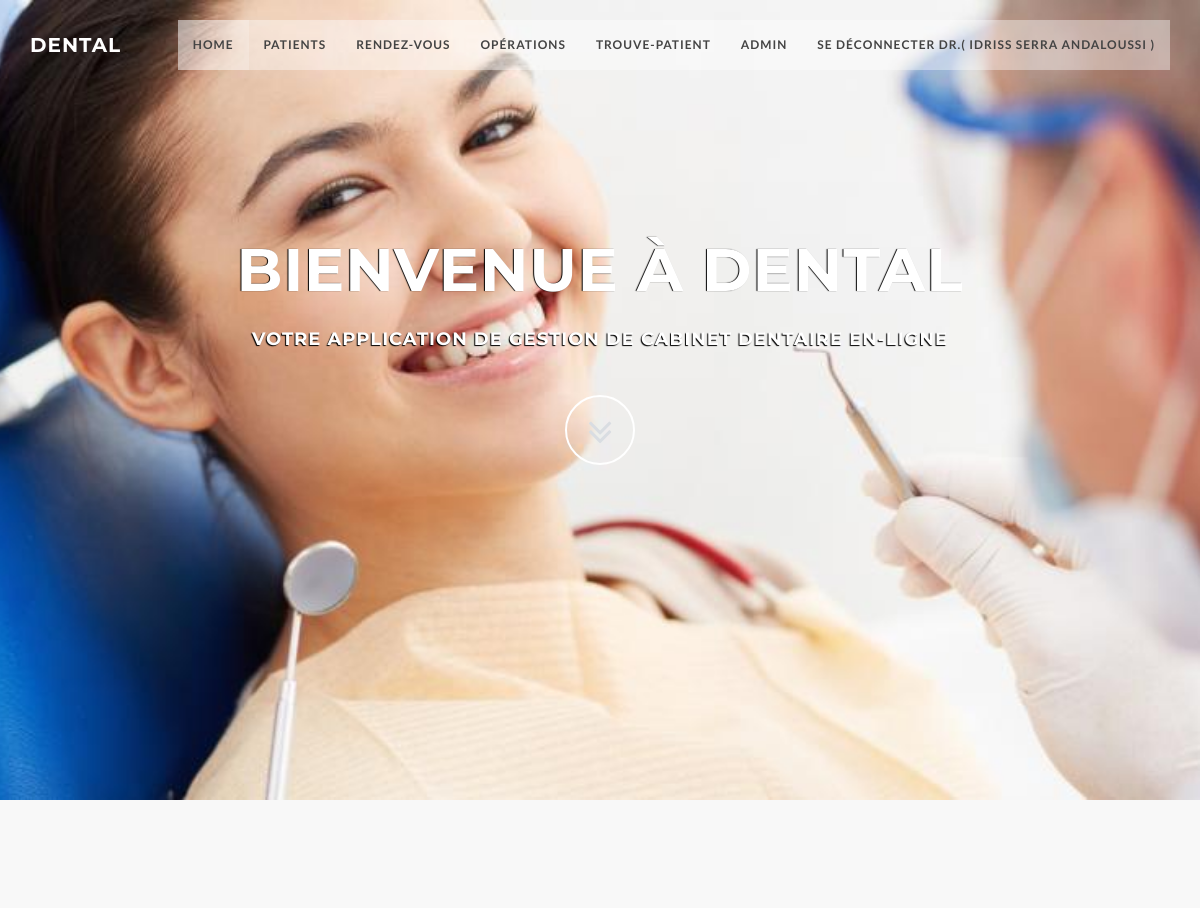
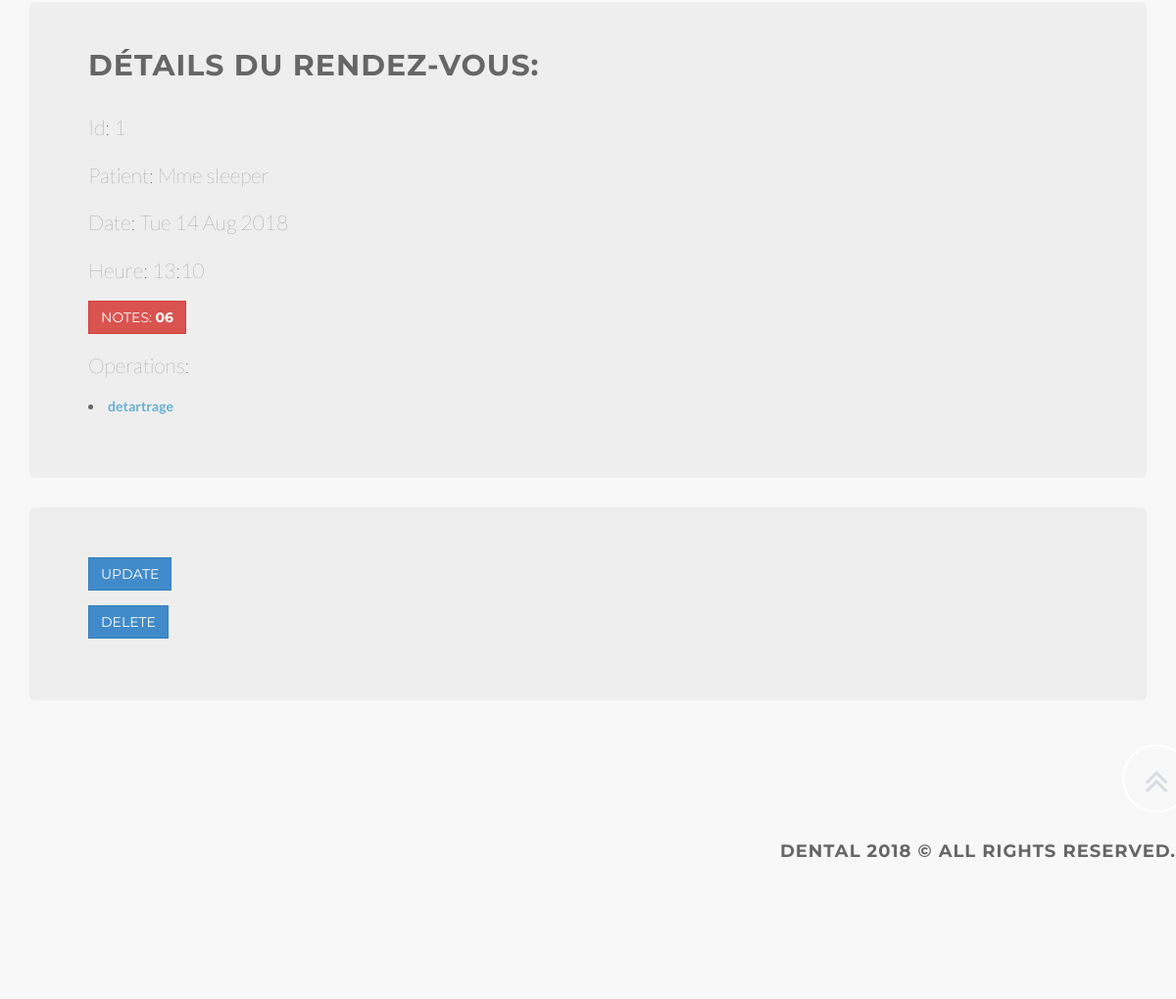
Screenshot of /accounts/app/1/ (signed in) with the database file from the repository (2 pictures, top to bottom).
### accounts/models.py (models this page shows, shortened)
class Appointment(models.Model):
    created_by = models.ForeignKey(User,related_name='appointments',on_delete=models.CASCADE)
    patient = models.ForeignKey(Patient,related_name='appointments',on_delete=models.CASCADE)
    day = models.DateField(blank=True, null=True)
    time = models.TimeField(blank=True, null=True)
    special = models.CharField(max_length=2000,default="06")
    position = models.IntegerField(null=True, blank=True,)

class Patient(models.Model):
    CIVILITY_CHOICES = (
        ('Mr', 'Mr.'),
        ('Mme', 'Mme.'),
    )
    fullname = models.CharField(max_length=200,unique=True, )
    created_by = models.ForeignKey(User,related_name='patients',on_delete=models.CASCADE)
    created_at = models.DateTimeField(auto_now_add=True,null=True, blank=True,)
    cin = models.CharField(max_length=200,unique=True, )
    civility = models.CharField(choices = CIVILITY_CHOICES,max_length=10,null=True, blank=True, )
    phone =  models.CharField(max_length=20,default="06",unique=True, )
    assurance = models.CharField(max_length=200,default="Aucune")
    profession = models.CharField(max_length=200,default="Aucune")
    special = models.CharField(max_length=2000,default="Aucune")
    profile_picture=models.ImageField(upload_to='pics/%Y/%m/%d/', blank=True, null=True)
    def __str__(self):
        return str(self.civility)+" "+(self.fullname)
        class Meta:
            ordering = ['-fullname']

class Operation(models.Model):
    OP_NAME_CHOICES = (
        ('detartrage', 'detartrage'),
        ('extraction', 'extraction'),
    )
    DENT_CHOICES = (
        ('11', '11'),
        ('12', '12'),
        ('13', '13'),
        ('14', '14'),
        ('15', '15'),
        ('16', '16'),
        ('17', '17'),
        ('18', '18'),
        ('21', '21'),
        ('22', '22'),
        ('23', '23'),
        ('24', '24'),
        ('25', '25'),
        ('26', '26'),
        ('27', '27'),
        ('28', '28'),
        ('31', '31'),
        ('32', '32'),
        ('33', '33'),
        ('34', '34'),
        ('35', '35'),
        ('36', '36'),
        ('37', '37'),
        ('38', '38'),
        ('41', '41'),
        ('42', '42'),
        ('43', '43'),
        ('44', '44'),
        ('45', '45'),
        ('46', '46'),
        ('47', '47'),
        ('48', '48'),
        ('1', '1'),
        ('2', '2'),
        ('3', '3'),
        ('4', '4'),
        ('1+2', '1+2'),
        ('3+4', '3+4'),
        ('tout', 'tout'),
    )
    created_by = models.ForeignKey(User,related_name='operations',on_delete=models.CASCADE)
    fullname = models.CharField(choices = OP_NAME_CHOICES,max_length=200,null=True, blank=True, )
    patient = models.ForeignKey(Patient,related_name='operations',on_delete=models.CASCADE)
    appointment = models.ForeignKey(Appointment,related_name='operations',on_delete=models.CASCADE)
    price = models.DecimalField(max_digits=6, decimal_places=2,null=True, blank=True,)
    advance = models.DecimalField(max_digits=6, decimal_places=2,null=True, blank=True,)
    rest = models.DecimalField(max_digits=6, decimal_places=2,null=True, blank=True,)
    day = models.DateTimeField(blank=True, null=True)
    time = models.TimeField(blank=True, null=True)
    special = models.CharField(max_length=2000,null=True, blank=True,default="06")
    dent  = models.CharField(choices = DENT_CHOICES,max_length=10,blank=True, null=True)
    def __str__(self):
        return self.fullname

### accounts/views.py (the view)
# urls.py: url(r'^app/(?P<pk>\d+)/$',views.AppointmentDetailView.as_view(),name='detailapp'),
class AppointmentDetailView(LoginRequiredMixin,DetailView):
    login_url = '/login/'
    redirect_field_name = 'login'
    context_object_name = 'appointment_details'
    model = models.Appointment
    template_name = 'accounts/appointment_detail.html'

### accounts/templates/accounts/appointment_detail.html (shortened to what this page needs)
{% extends "accounts/accounts_base.html" %}
{% block body_block %}
  <div class="jumbotron">
    <h2>Détails du Rendez-vous:</h2>
    <p>Id: {{appointment_details.id}}</p>
    <p>Patient: {{appointment_details.patient}}</p>
    <p>Date: {{appointment_details.day| date:"D d M Y"}}</p>
    <p>Heure: {{appointment_details.time|date:"G:i" }}</p>
    <p><div class="btn btn-danger" href= "#">Notes: <strong>{{appointment_details.special}}</strong></div></p>
      <p>Operations:
        <strong>{% for operation in appointment_details.operations.all %}
          <li><a href="{% url 'accounts:detailop' operation.id %}">{{ operation }}</a></li>
      {% endfor %}</strong></p>
      </div>
      </div>
  <div class="container">
  <div class="jumbotron">
  <p><a class='btn btn-primary' href="{% url 'accounts:updateapp' pk=appointment_details.pk %}">Update</a>                 <p>  </p>   <a class='btn btn-primary' href="{% url 'accounts:deleteapp' pk=appointment_details.pk %}">Delete</a></p>
</div>
{% endblock %}

### accounts/templates/accounts/accounts_base.html (shortened to what this page needs)
<!DOCTYPE html>
{% load staticfiles %}
{% load bootstrap3 %}
{% bootstrap_css %}
<html>
  <head>
    <link href="{% static 'css/bootstrap.min.css'%}" rel="stylesheet" type="text/css">
    <link href="{% static 'font-awesome/css/font-awesome.min.css'%}" rel="stylesheet" type="text/css">
    <link href="{% static 'css/animate.css'%}" rel="stylesheet" />
    <link href="{% static 'css/style.css'%}" rel="stylesheet">
    <link href="{% static 'color/default.css'%}" rel="stylesheet">
  </head>
  <body id="page-top" data-spy="scroll" data-target=".navbar-custom">
    <nav class="navbar navbar-custom navbar-fixed-top" role="navigation">
      <div class="container">
        <div class="navbar-header page-scroll">
          <a class="navbar-brand" href="/">
            <h1>Dental</h1>
          </a>
        </div>
        <div class="collapse navbar-collapse navbar-right navbar-main-collapse">
          <ul class="nav navbar-nav">
            <li class="active"><a href="#intro">Home</a></li>
            {% if user.is_authenticated %}
            <li><a href="{% url 'accounts:list' %}" >Patients</a></li>
            <li><a href="{% url 'accounts:listapp' %}" >Rendez-vous</a></li>
            <li><a href="{% url 'accounts:listop' %}" >Opérations</a></li>
            <li><a <a href="{% url 'accounts:results' %}" >Trouve-patient</a></li>
            <li><a href="{% url 'admin:index' %}" >Admin</a></li>
            <li><a href="{% url 'accounts:logout' %}" >Se déconnecter<strong> Dr.( {{ user.first_name }} {{ user.last_name }} )</strong></a></li>
            {% else %}
            <li><a href="{% url 'accounts:signup' %}" >S'inscrire</a></li>
            <li><a href="{% url 'accounts:login' %}" >Se connecter</a></li>
            <li><a href="{% url 'admin:index' %}" >Admin</a></li>
            {% endif %}
          </ul>
        </div>
      </div>
    </nav>
    <section id="intro" class="intro">
      <div class="slogan">
        <h2>Bienvenue à <span class="text_color">Dental</span> </h2>
        <h4>Votre application de gestion de cabinet dentaire en-ligne</h4>
      </div>
      <div class="page-scroll">
        <a href="#content" class="btn btn-circle">
  				<i class="fa fa-angle-double-down animated"></i>
  			</a>
      </div>
    </section>
     <section id="content" class="home-section bg-gray">
       <div class="row">
        <div class="container">
          {% block body_block %}
          {% endblock %}
        </div>
        <div class="row" align="right">
          <div class="col-md-12 col-lg-12">
            <div class="wow shake" data-wow-delay="0.4s">
              <div class="page-scroll marginbot-30">
                <a href="#intro" id="totop" class="btn btn-circle">
                <i class="fa fa-angle-double-up animated"></i>
              </a>
              </div>
            </div>
            </div>
          </div>
        </div>
        <div class="foo" align="right" >
          <h4>Dental 2018 &copy; All rights reserved.<h4>
        </div>
  </body>
</html>

### static/css/style.css (style rules this page uses)
body { width: 100%; height: 100%; font-family: 'Lato',sans-serif; font-weight: 300; color: #666; background-color: #fff; }
html { width: 100%; height: 100%; }
h1, h2, h3, h4, h5, h6 { margin: 0 0 30px; text-transform: uppercase; font-family: Montserrat,sans-serif; font-weight: 700; letter-spacing: 1px; }
p { margin: 0 0 20px; font-size: 16px; line-height: 1.6em; }
a { color: #28c3ab; -webkit-transition: all .2s ease-in-out; -moz-transition: all .2s ease-in-out; transition: all .2s ease-in-out; }
.navbar { margin-bottom: 0; border-bottom: 1px solid rgba(255,255,255,.3); }
.navbar-brand { font-weight: 700; }
.navbar-brand { height: 40px; padding: 5px 15px; font-size: 18px; line-height: 1em; }
.navbar-brand h1 { color: #fff; font-size: 20px; line-height: 40px; }
.nav.navbar-nav { background-color: rgba(255,255,255,.4); }
.navbar-custom ul.nav li a { font-size: 12px; letter-spacing: 1px; color: #444; text-transform: uppercase; font-weight: 700; }
.navbar-custom .nav li a { -webkit-transition: background .3s ease-in-out; -moz-transition: background .3s ease-in-out; transition: background .3s ease-in-out; }
.navbar-custom .nav li a:hover, .navbar-custom .nav li a:focus, .navbar-custom .nav li.active { outline: 0; background-color: rgba(255,255,255,.2); }
.marginbot-30 { margin-bottom:30px !important; }
.home-section { padding-top: 110px; padding-bottom: 110px; display:block; position:relative; z-index:120; }
.bg-gray { background: #f8f8f8; }
.intro { width:100%; position:relative; background: url(../img/bg1.jpg) no-repeat top center; background-size: cover; height: auto; }
#intro.intro { padding:20% 0 0 0; }
.intro .slogan { text-align: center; }
.intro .page-scroll { text-align: center; }
.intro .slogan h2 { color: #FFF; text-shadow: none; font-size: 60px; line-height: 60px; font-weight: 700; font-family: Montserrat, sans-serif; background-color: rgba(0, 0, 0, 0); text-decoration: none; text-transform: uppercase; border-width: 0px; border-color: #000; border-style: none; text-shadow: -1px 0 1px #000; }
.intro .slogan h4 { color: #fff; text-shadow: -1px 1px 1px #000; }
.btn { border-radius: 0; text-transform: uppercase; font-family: Montserrat,sans-serif; font-weight: 400; -webkit-transition: all .3s ease-in-out; -moz-transition: all .3s ease-in-out; transition: all .3s ease-in-out; }
.btn-circle { width: 70px; height: 70px; margin-top: 15px; padding: 7px 16px; border: 2px solid #fff; border-radius: 50%; font-size: 40px; color: #d9dde2; background: 0 0; -webkit-transition: background .3s ease-in-out; -moz-transition: background .3s ease-in-out; transition: background .3s ease-in-out; }
.page-scroll .btn-circle i.animated { -webkit-transition-property: -webkit-transform; -webkit-transition-duration: 1s; -moz-transition-property: -moz-transform; -moz-transition-duration: 1s; }
@media (min-width:767px) { .navbar { padding: 20px 0; border-bottom: 0; letter-spacing: 1px; background: 0 0; -webkit-transition: background .5s ease-in-out,padding .5s ease-in-out; -moz-transition: background .5s ease-in-out,padding .5s ease-in-out; transition: background .5s ease-in-out,padding .5s ease-in-out; } }
@media (min-width:767px) { .intro { height: 100%; padding: 0; } }

### static/color/default.css (style rules this page uses)
a,.tp-caption a.btn:hover { color: #67b0d1; }

### rows the page displays
Appointment: id "1", patient "Mme sleeper", day "Tue 14 Aug 2018", time "13:10", special "06"
Operation: fullname "detartrage"

### other values shown
{{ user.first_name }} "IDRISS"
{{ user.last_name }} "SERRA ANDALOUSSI"
